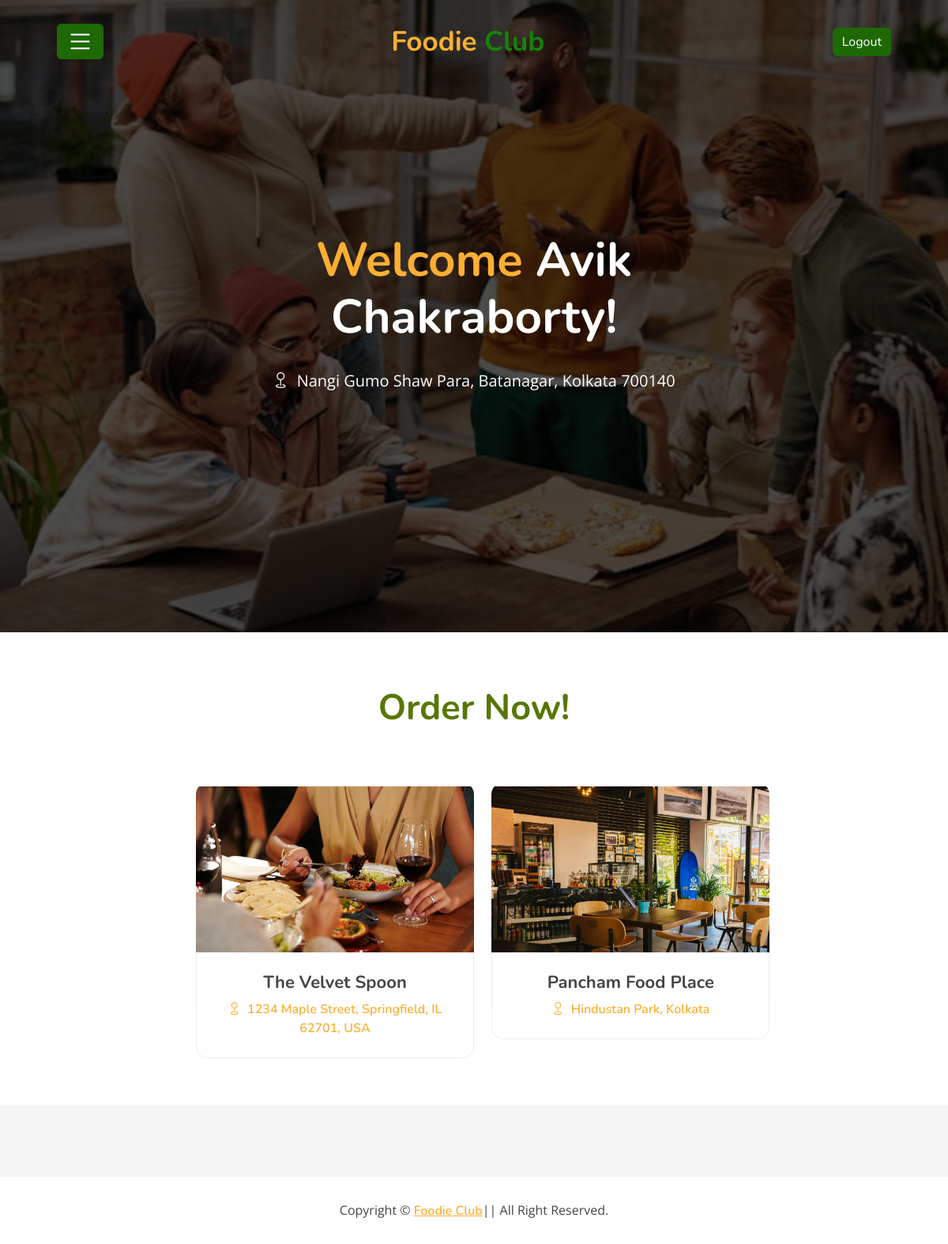
The page /cus_home/ (signed in) on the database its author committed.
### Customer/models.py (models this page shows)
class Customer(models.Model):
    cust_id=models.AutoField(primary_key=True)
    name=models.CharField(max_length=100)
    profile_picture=models.ImageField(upload_to='profile_picture/',validators=[validate_image])
    email=models.EmailField(unique=True)
    password=models.CharField(max_length=50)
    mobile_number=models.BigIntegerField(unique=True)
    address=models.CharField(max_length=300)

### Restaurant/models.py (models this page shows)
class Restaurant(models.Model):
    res_id=models.AutoField(primary_key=True)
    res_name=models.CharField(max_length=100)
    restaurant_picture=models.ImageField(upload_to='res_picture/',validators=[validate_image],default='res_picture/res_home.jpg')
    email=models.EmailField(unique=True)
    password=models.CharField(max_length=50)
    mobile_number=models.BigIntegerField(unique=True)
    address=models.CharField(max_length=300)

### Customer/views.py (the view)
# urls.py: path('cus_home/',views.cus_home,name="cus_home"),
def cus_home(request):
    email=request.session.get('email')
    if request.session and Customer.objects.filter(email=email).exists():
        customer=Customer.objects.get(email=email)
        restaurant=Restaurant.objects.all()
        data={'cus_name':customer,'restaurant':restaurant}
        return render(request,'Customer_home.html',data)
    else:
        return redirect('error')

### templates/Customer_home.html (shortened to what this page needs)
<!DOCTYPE html>
<html lang="en">
<head>
    {%load static%}
    <link href="https://cdn.jsdelivr.net/npm/bootstrap@5.3.0-alpha3/dist/css/bootstrap.min.css" rel="stylesheet">
    <link rel="stylesheet" href="https://cdn.jsdelivr.net/npm/bootstrap-icons@1.11.3/font/bootstrap-icons.min.css">
    <link href="{% static 'style.css' %}" rel="stylesheet">
</head>
<body>
    <div class="navbar navbar-expand-lg bg-light navbar-light">
        <div class="container-fluid">
            <a class="btn btn-primary navbar-brand" data-bs-toggle="offcanvas" href="#offcanvasExample" role="button" aria-controls="offcanvasExample"><i class="bi bi-list" style="color: white;"></i></a>
            <a href="/" class="navbar-brand">Foodie <span>Club</span></a>
            <a href="/logout"><button type="button" class="btn btn-primary">
                Logout
            </button></a>
        </div>
    </div>
    <div class="carousel">
        <div class="container-fluid">
            <div class="owl-carousel">
                <div class="carousel-item">
                    <div class="carousel-img">
                        <img src="{% static 'cus_home.jpeg' %}" alt="Image">
                    </div>
                    <div class="carousel-text">
                        <br>
                        <h1><span>Welcome </span>{{cus_name.name}}!</h1>
                        <p>
                            <i class="bi bi-geo"></i>&nbsp;&nbsp;{{cus_name.address}}
                        </p>
                    </div>
                </div>
            </div>
        </div>
    </div>
    <br>
    <div class="best-seller">
        <div class="container">
            <div class="section-header text-center">
                <h2>Order Now!</h2>
            </div>
            <div class="cards">
                {% for res in restaurant %}
                <div class="card border-0" style="width: 22rem;">
                    <a href="/restaurant_menu/{{res.res_id}}" style="text-decoration: none;">
                    <div class="best-seller-item" style="margin-bottom: 0%;">
                        <div class="best-seller-img">
                            <img src="{{res.restaurant_picture.url}}" alt="Image" height="200" width="200" style="object-fit: cover;object-position: center;">
                        </div>
                        <div class="best-seller-text">
                            <h2>{{res.res_name}}</h2>
                            <i class="bi bi-geo"></i>&nbsp;&nbsp;{{res.address}}
                        </div>
                    </div>
                    </a>
                </div>
                {% endfor %}
            </div>
        </div>
    </div>
    <div class="footer">
        <div class="copyright">
            <div class="container">
                <p>Copyright &copy; <a href="#">Foodie Club</a>|| All Right Reserved.</p>
            </div>
        </div>
    </div>
</body>
</html>

### static/style.css (style rules this page uses)
body { color: #757575; background: #ffffff; font-family: 'open sans', sans-serif; }
h1, h2, h3, h4, h5, h6 { color: #454545; font-family: 'Nunito', sans-serif; }
a { font-family: 'Nunito', sans-serif; font-weight: 600; color: #fbaf32; transition: .3s; }
.container-fluid { max-width: 1366px; }
.navbar { position: relative; transition: .5s; z-index: 999; }
.navbar .navbar-brand { margin: 0; color: #fbaf32; font-size: 35px; line-height: 0px; font-weight: 700; font-family: 'Nunito', sans-serif; transition: .5s; }
.navbar .navbar-brand span { color: #128408; }
@media (min-width: 992px) { .navbar { position: absolute; width: 100%; padding: 30px 60px; background: transparent !important; z-index: 9; } }
@media (min-width: 992px) { .navbar .navbar-brand { color: #fbaf32; } }
.carousel { position: relative; width: 100%; height: 100vh; min-height: 400px; background: #ffffff; }
.carousel .container-fluid { padding: 0; }
.carousel .carousel-item { position: relative; width: 100%; height: 100vh; display: flex; align-items: center; justify-content: center; flex-direction: column; }
.carousel .carousel-img { position: relative; width: 100%; height: 100%; text-align: right; overflow: hidden; }
.carousel .carousel-img::after { position: absolute; content: ""; top: 0; right: 0; bottom: 0; left: 0; background: rgba(0, 0, 0, 0.7); z-index: 1; }
.carousel .carousel-img img { width: 100%; height: 100%; object-fit: cover; }
.carousel .carousel-text { position: absolute; max-width: 700px; height: calc(100vh - 35px); display: flex; align-items: center; justify-content: center; flex-direction: column; z-index: 2; }
.carousel .carousel-text h1 { text-align: center; color: #ffffff; font-size: 60px; font-weight: 700; margin-bottom: 30px; }
.carousel .carousel-text h1 span { color: #fbaf32; }
.carousel .carousel-text p { color: #ffffff; text-align: center; font-size: 20px; margin-bottom: 35px; }
.section-header { position: relative; margin-bottom: 45px; }
.section-header h2 { margin: 0; color: #577705; position: relative; font-size: 45px; font-weight: 700; }
.best-seller { position: relative; width: 100%; padding: 45px 0 15px 0; }
.best-seller .best-seller-item { position: relative; margin-bottom: 30px; background: #ffffff; }
.best-seller .best-seller-img { position: relative; border-radius: 15px 15px 0 0; overflow: hidden; }
.best-seller .best-seller-img img { position: relative; width: 100%; margin-top: 15px; transform: scale(1.1); transition: .3s; }
.best-seller .best-seller-text { position: relative; padding: 25px 15px; text-align: center; background: #ffffff; border: 1px solid rgba(0, 0, 0, .07); border-top: none; border-radius: 0 0 15px 15px; }
.best-seller .best-seller-text h2 { font-size: 22px; font-weight: 700; }
.footer { position: relative; margin-top: 45px; padding-top: 90px; background: rgba(0, 0, 0, .04); }
.footer .copyright { position: relative; width: 100%; padding: 30px 0; text-align: center; background: #ffffff; }
.footer .copyright p { margin: 0; display: inline-block; color: #454545; }
.footer .copyright p a { color: #fbaf32; }

### templates/Customer_home.html (style rules this page uses)
.btn-primary { background-color: #1e6905; border: none; }
.carousel-img { width: 100%; height: 100vh; }
.cards { display: flex; flex-wrap: wrap; justify-content: center; }
.card { margin-left: 2%; margin-top: 2%; }

### rows shown on the page
Customer: name "Avik Chakraborty", address "Nangi Gumo Shaw Para, Batanagar, Kolkata 700140"
Restaurant: restaurant_picture (picture), res_name "The Velvet Spoon", address "1234 Maple Street, Springfield, IL 62701, USA"
Restaurant: restaurant_picture (picture), res_name "Pancham Food Place", address "Hindustan Park, Kolkata"
